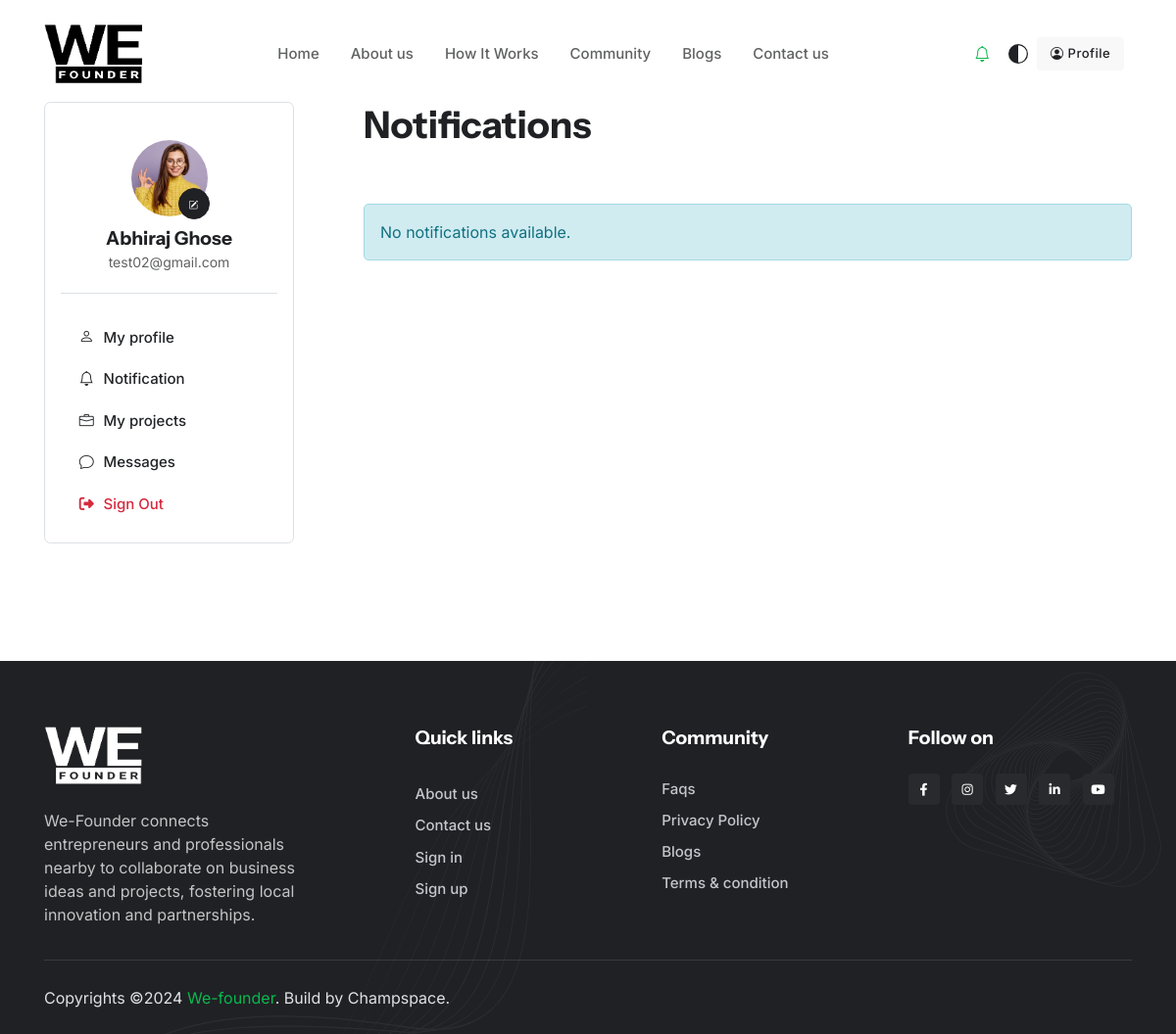
/user/account-notification/ (signed in), run on an earlier commit of the app's database.
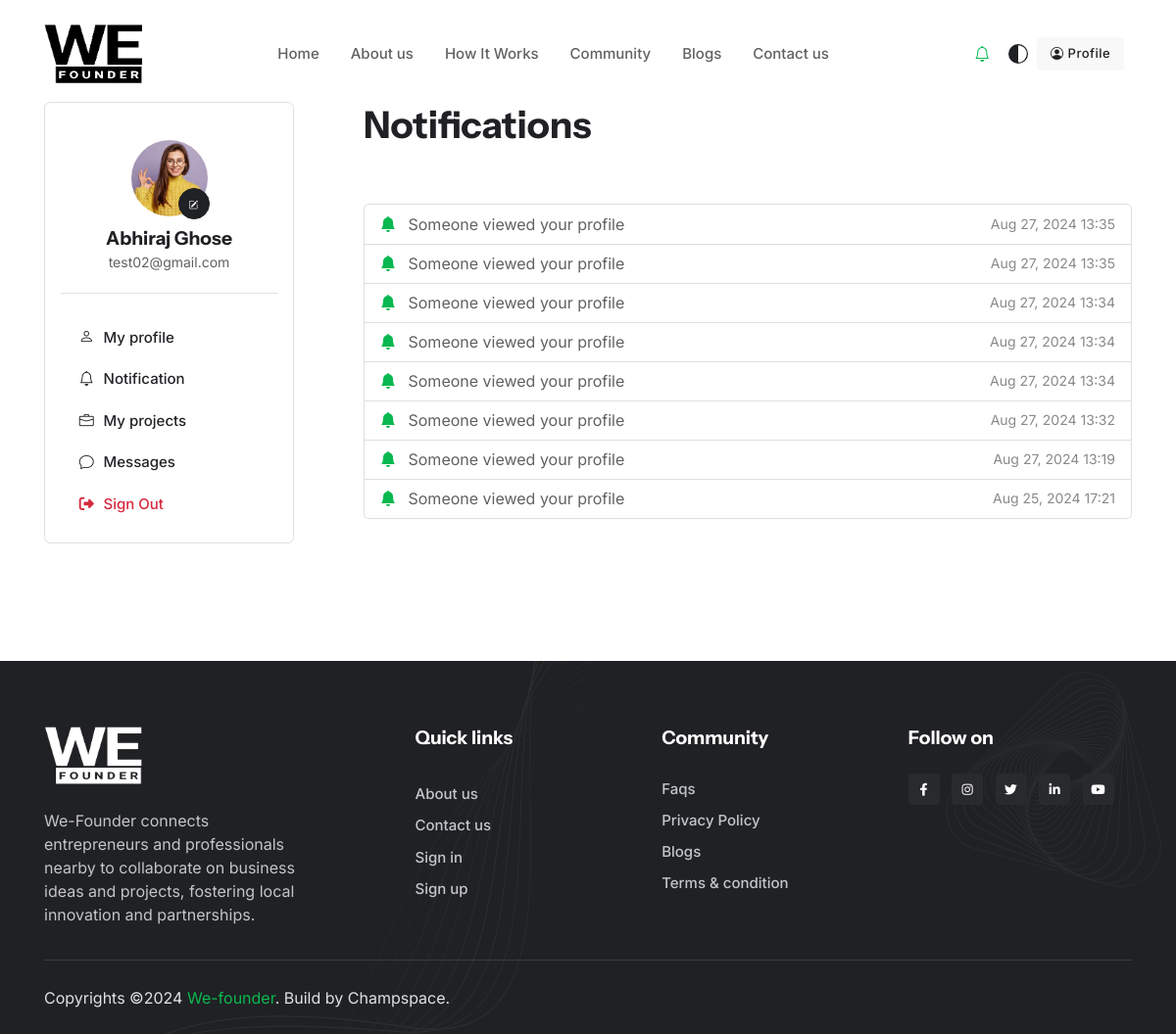
And on a later commit of the database.
### user_account/models.py (models this page shows, shortened)
class CustomUser(AbstractUser):
    full_name=models.CharField(max_length=100,blank=False, null=False)
    role = models.CharField(max_length=100, default='Fresher')
    sector = models.CharField(max_length=100)
    city = models.CharField(max_length=100)
    zip_code = models.CharField(max_length=20)
    cv = models.FileField(upload_to='cv/',null=True,blank=True)
    skills_expertise = models.TextField()
    profile_image = models.ImageField(upload_to='profile/', default='../static/theme-assets/images/avatar/05.jpg', blank=True, null=True)
    phone = models.CharField(max_length=20, blank=True, null=True)
    nationality = models.CharField(max_length=50, blank=True, null=True)
    gender = models.CharField(max_length=10, choices=[('Male', 'Male'), ('Female', 'Female'), ('Other', 'Other')], blank=True, null=True)
    address = models.TextField(blank=True, null=True)

class Notification(models.Model):
    user = models.ForeignKey(settings.AUTH_USER_MODEL, on_delete=models.CASCADE)
    message = models.TextField()
    is_read = models.BooleanField(default=False)  # Set a default value here
    created_at = models.DateTimeField(auto_now_add=True)

### user_account/views.py (the view)
# urls.py: path('account-notification/', views.accountNotification, name='account_notification'),
def accountNotification(request):
    notifications = Notification.objects.filter(user=request.user).order_by('-created_at')
    return render(request, 'user-account-dashboard/account-notification.html', {'notifications': notifications})

### templates/user-account-dashboard/account-notification.html (shortened to what this page needs)
{% extends "user-account-dashboard/base.html" %}
{% load static %}
{% block UserMainContent %}
    <div class="col-lg-8 col-xl-9 ps-lg-4 ps-xl-6">
        <div class="d-flex justify-content-between align-items-center mb-5 mb-sm-6">
            <h1 class="h3 mb-0">Notifications</h1>
        </div>
        {% if notifications %}
            <ul class="list-group">
                {% for notification in notifications %}
                    <li class="list-group-item d-flex justify-content-between align-items-center">
                        <div>
                            <i class="bi bi-bell-fill text-primary me-2"></i>
                            {{ notification.message }}
                        </div>
                        <small class="text-muted">{{ notification.created_at|date:"M d, Y H:i" }}</small>
                    </li>
                {% endfor %}
            </ul>
        {% else %}
            <div class="alert alert-info" role="alert">
                No notifications available.
            </div>
        {% endif %}
    </div>
{% endblock UserMainContent %}

### templates/user-account-dashboard/base.html (shortened to what this page needs)
{% extends "base.html" %}
{% load static %}
{% block Content %}
<main>
    <section class="pt-sm-7">
        <div class="container pt-3 pt-xl-5">
            <div class="row">
                <div class="col-lg-4 col-xl-3">
                    <div class="offcanvas-lg offcanvas-start h-100" tabindex="-1" id="offcanvasSidebar">
                        <div class="offcanvas-body p-0">
                            <div class="card border p-3 w-100">
                                <div class="card-header text-center border-bottom">
                                    <div class="avatar avatar-xl position-relative mb-2">
                                        <img class="avatar-img rounded-circle border border-2 border-white"
                                            src="{{user.profile_image.url}}" alt="">
                                        <a href="{% url "viewProfile" user.username %}" class="btn btn-sm btn-round btn-dark position-absolute top-50 start-100 translate-middle mt-4 ms-n3" data-bs-toggle="tooltip" data-bs-title="Edit profile">
                                            <i class="bi bi-pencil-square"></i>
                                        </a>
                                    </div>
                                    <h6 class="mb-0">{{ user.full_name }}</h6>
                                    <a href="#" class="text-reset text-primary-hover small">{{ user.email }}</a>
                                </div>
                                <div class="card-body p-0 mt-4">
                                    <ul class="nav nav-pills-primary-border-start flex-column">
                                        <li class="nav-item">
                                            <a class="nav-link " href="{% url 'viewProfile' username=request.user.username %}"><i class="bi bi-person fa-fw me-2"></i>My profile</a>
                                        </li>
                                        <li class="nav-item">
                                            <a class="nav-link {% if request.path == '/account-notification/' %}active{% endif %}" href="{% url "account_notification" %}"><i class="bi bi-bell fa-fw me-2"></i>Notification</a>
                                        </li>
                                        <li class="nav-item">
                                            <a class="nav-link {% if request.path == '/account-projects/' %}active{% endif %}" href="{% url "account_projects" %}"><i class="bi bi-briefcase fa-fw me-2"></i>My projects</a>
                                        </li>
                                        <li class="nav-item">
                                            <a class="nav-link {% if request.path == '/messages/' %}active{% endif %}" href="{% url "chat" %}"><i class="bi bi-chat fa-fw me-2"></i>Messages</a>
                                        </li>
                                        <li class="nav-item">
                                            <a class="nav-link text-danger" href="{% url "logout" %}"><i class="fas fa-sign-out-alt fa-fw me-2"></i>Sign Out</a>
                                        </li>
                                    </ul>
                                </div>
                            </div>
                        </div>
                    </div>
                </div>
                {% block UserMainContent %}{% endblock UserMainContent %}
            </div>
        </div>
    </section>
</main>
{% endblock Content %}

### templates/base.html (shortened to what this page needs)
<!DOCTYPE html>
<html lang="en">
{% load static %}
<head>
    <link href="//maxcdn.bootstrapcdn.com/bootstrap/4.1.1/css/bootstrap.min.css" rel="stylesheet" id="bootstrap-css">
    <link rel="stylesheet" type="text/css" href="{% static 'theme-assets/vendor/font-awesome/css/all.min.css'%}">
    <link rel="stylesheet" type="text/css" href="{% static 'theme-assets/vendor/bootstrap-icons/bootstrap-icons.css'%}">
    <link rel="stylesheet" type="text/css" href="{% static 'theme-assets/vendor/swiper/swiper-bundle.min.css'%}">
    <link rel="stylesheet" type="text/css" href="{% static 'theme-assets/css/style.css'%}">
    <link href="https://unpkg.com/aos@2.3.1/dist/aos.css" rel="stylesheet">
</head>
<body>
    <header class="header-sticky header-absolute">
        <nav class="navbar navbar-expand-xl">
            <div class="container">
                <a class="navbar-brand me-0" href="{% url 'home' %}">
				<img style="height:60px;width:100px" class="light-mode-item navbar-brand-item" src="{% static 'theme-assets/images/logo1.png'%}" alt="logo">
			</a>
                <div class="navbar-collapse collapse" id="navbarCollapse">
                    <ul class="navbar-nav navbar-nav-scroll dropdown-hover mx-auto">
                        <li
                            class="nav-item"> <a class="nav-link" href="{% url 'home' %}">Home</a>
                        </li>
                        <li
                            class="nav-item"> <a class="nav-link" href="{% url 'about' %}">About us</a>
                        </li>
                        <li
                            class="nav-item"> <a class="nav-link" href="{% url "how-it-works" %}">How It Works</a>
                        </li>
                        <li
                            class="nav-item"> <a class="nav-link" href="{% url "communities" %}">Community</a>
                        </li>
                        <li
                            class="nav-item"> <a class="nav-link" href="{% url 'blogs' %}">Blogs</a>
                        </li>
                        <li
                            class="nav-item"> <a class="nav-link" href="{% url 'contact' %}">Contact us</a>
                        </li>
                    </ul>
                </div>
                <ul class="nav align-items-center dropdown-hover ms-sm-2">
                    {% if user.is_authenticated %}
                        <li class="nav-item dropdown">
                            <a href="#" data-bs-toggle="dropdown" data-bs-auto-close="outside" aria-haspopup="true" aria-expanded="false"><i class="bi bi-bell fa-fw me-2"></i></a>
                        </li>
                    {% endif %}
                    <li class="nav-item dropdown dropdown-animation">
                        <button class="btn btn-link mb-0 px-2 lh-1" id="bd-theme" type="button" aria-expanded="false" data-bs-toggle="dropdown" data-bs-display="static">
					        <svg xmlns="http://www.w3.org/2000/svg" width="20" height="20"  class="bi bi-circle-half theme-icon-active fill-mode fa-fw" viewBox="0 0 16 16">
						        <path d="M8 15A7 7 0 1 0 8 1v14zm0 1A8 8 0 1 1 8 0a8 8 0 0 1 0 16z"/>
						        <use href="#"></use>
					        </svg>
					    </button>
                    </li>
                    {% if not user.is_authenticated %}
                        <li class="nav-item me-2 d-none d-sm-block">
                            <a href="{% url 'signin'%}" class="btn btn-sm btn-primary mb-0">Sign In</a>
                        </li>
                        <li class="nav-item me-2 d-none d-sm-block">
                            <a href="{% url 'signUp'%}" class="btn btn-sm btn-light mb-0"><i class="bi bi-person-circle me-1"></i>Sign up</a>
                        </li>
                    {% else %}
                        <li class="nav-item me-2 d-none d-sm-block">
                            <a href="{% url 'viewProfile' user.username %}" class="btn btn-sm btn-light mb-0"><i class="bi bi-person-circle me-1"></i>Profile</a>
                        </li>
                    {% endif %}
                </ul>
            </div>
        </nav>
    </header>
    {% block Content %}{% endblock Content %}
    <footer class="bg-dark position-relative overflow-hidden pt-6 pt-lg-4" data-bs-theme="dark">
        <figure class="position-absolute top-0 start-0 mt-n8 ms-n9">
        </figure>
        <div class="position-absolute top-0 end-0 mt-n3 me-n4">
        </div>
        <div class="container position-relative mt-5">
            <div class="row g-4 justify-content-between">
                <div class="col-lg-3">
                    <a class="me-0" href="index.html">
                        <img style="width:100px" class="dark-mode-item h-60px" src="{% static 'theme-assets/images/logo4.png'%}" alt="logo">
                    </a>
                    <p class="mt-4 mb-2">We-Founder connects entrepreneurs and professionals nearby to collaborate on business ideas and projects, fostering local innovation and partnerships.</p>
                </div>
                <div class="col-lg-8 col-xxl-7">
                    <div class="row g-4">
                        <div class="col-6 col-md-4">
                            <h6 class="mb-2 mb-md-4">Quick links</h6>
                            <ul class="nav flex-column">
                                <li class="nav-item"><a class="nav-link pt-0" href="{% url "about" %}">About us</a></li>
                                <li class="nav-item"><a class="nav-link" href="{% url "contact" %}">Contact us</a></li>
                                <li class="nav-item"><a class="nav-link" href="{% url 'signin'%}">Sign in</a></li>
                                <li class="nav-item"><a class="nav-link" href="{% url 'signUp'%}">Sign up</a></li>
                            </ul>
                        </div>
                        <div class="col-6 col-md-4">
                            <h6 class="mb-2 mb-md-4">Community</h6>
                            <ul class="nav flex-column">
                                <li class="nav-item"><a class="nav-link" href="{% url "faqs" %}">Faqs</a></li>
                                <li class="nav-item"><a class="nav-link" href="{% url "privacy-policy" %}">Privacy Policy</a></li>
                                <li class="nav-item"><a class="nav-link" href="{% url "blogs" %}">Blogs</a></li>
                                <li class="nav-item"><a class="nav-link" href="{% url "terms-and-condition" %}">Terms & condition</a></li>
                            </ul>
                        </div>
                        <div class="col-md-4">
                            <h6 class="mb-2 mb-md-4">Follow on</h6>
                            <ul class="list-inline mb-0 mt-3">
                                <li class="list-inline-item"> <a class="btn btn-xs btn-icon btn-light" href="https://www.facebook.com/profile.php?id=61562050402089"><i class="fab fa-fw fa-facebook-f lh-base"></i></a> </li>
                                <li class="list-inline-item"> <a class="btn btn-xs btn-icon btn-light" href="https://www.instagram.com/we_founder003/"><i class="fab fa-fw fa-instagram lh-base"></i></a> </li>
                                <li class="list-inline-item"> <a class="btn btn-xs btn-icon btn-light" href="https://x.com/We_founder003"><i class="fab fa-fw fa-twitter lh-base"></i></a> </li>
                                <li class="list-inline-item"> <a class="btn btn-xs btn-icon btn-light" href="https://www.linkedin.com/company/we-founder/"><i class="fab fa-fw fa-linkedin-in lh-base"></i></a> </li>
                                <li class="list-inline-item"> <a class="btn btn-xs btn-icon btn-light" href="https://youtube.com/@wefounder003?si=8KB22FYQaYnJgxp_"><i class="fab fa-fw fa-youtube lh-base"></i></a> </li>
                            </ul>
                        </div>
                    </div>
                </div>
            </div>
            <hr class="mt-4 mb-0">
            <div class="d-md-flex justify-content-between align-items-center text-center text-lg-start py-4">
                <div class="text-body"> Copyrights ©2024 <a href="{% url "home" %}">We-founder</a>. Build by <a href="https://www.champspace.in/" class="text-body text-primary-hover">Champspace</a>. </div>
            </div>
        </div>
    </footer>
</body>
</html>

What changed in the data, as far as the page shows it:
added Notification: message "Someone viewed your profile", created_at "Aug 27, 2024 13:35"
added Notification: message "Someone viewed your profile", created_at "Aug 27, 2024 13:35"
added Notification: message "Someone viewed your profile", created_at "Aug 27, 2024 13:34"
added Notification: message "Someone viewed your profile", created_at "Aug 27, 2024 13:34"
added Notification: message "Someone viewed your profile", created_at "Aug 27, 2024 13:34"
added Notification: message "Someone viewed your profile", created_at "Aug 27, 2024 13:32"
added Notification: message "Someone viewed your profile", created_at "Aug 27, 2024 13:19"
added Notification: message "Someone viewed your profile", created_at "Aug 25, 2024 17:21"
Also different on the page:
text no longer shown: "No notifications available."
